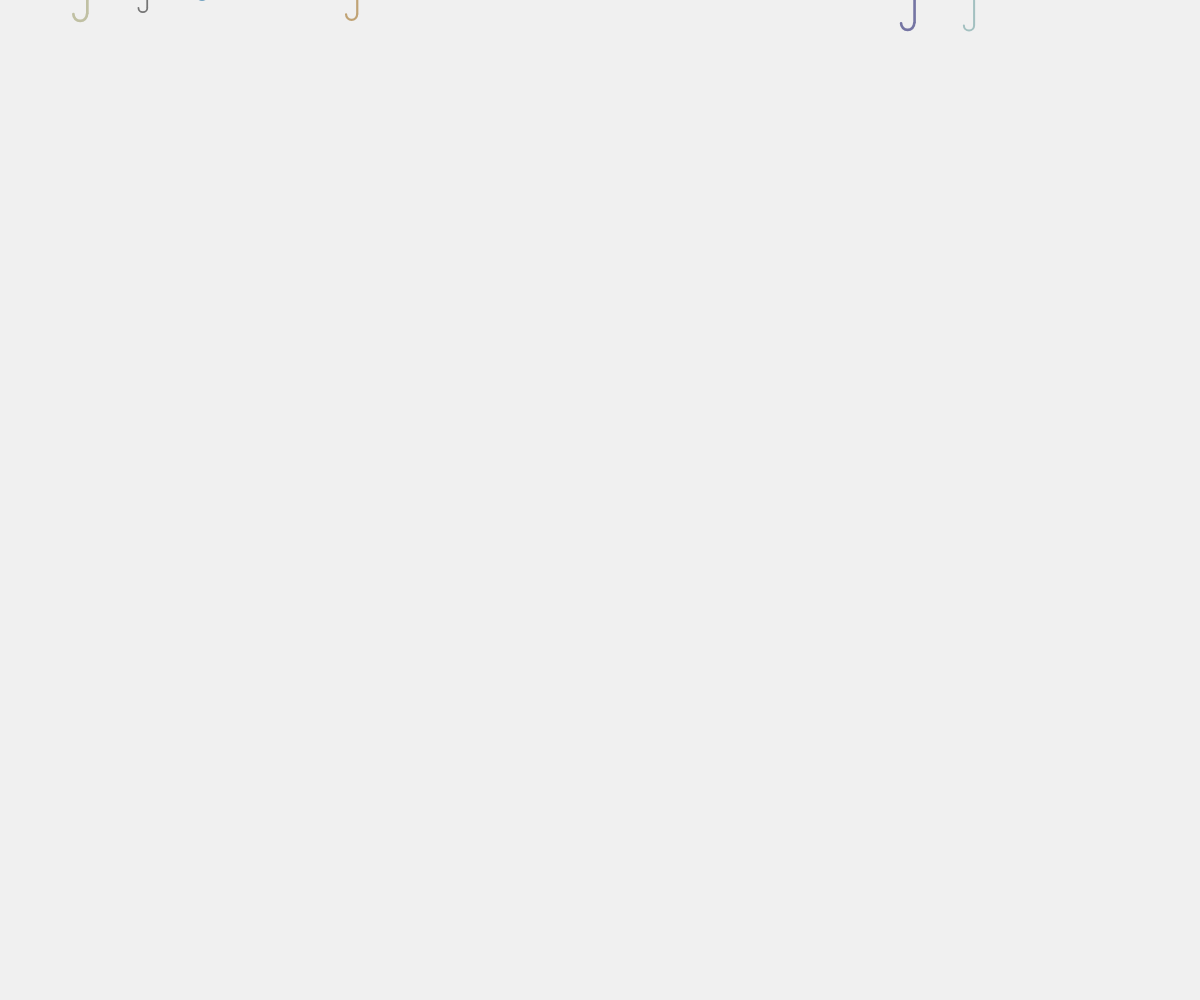
Frame 1 (no input)
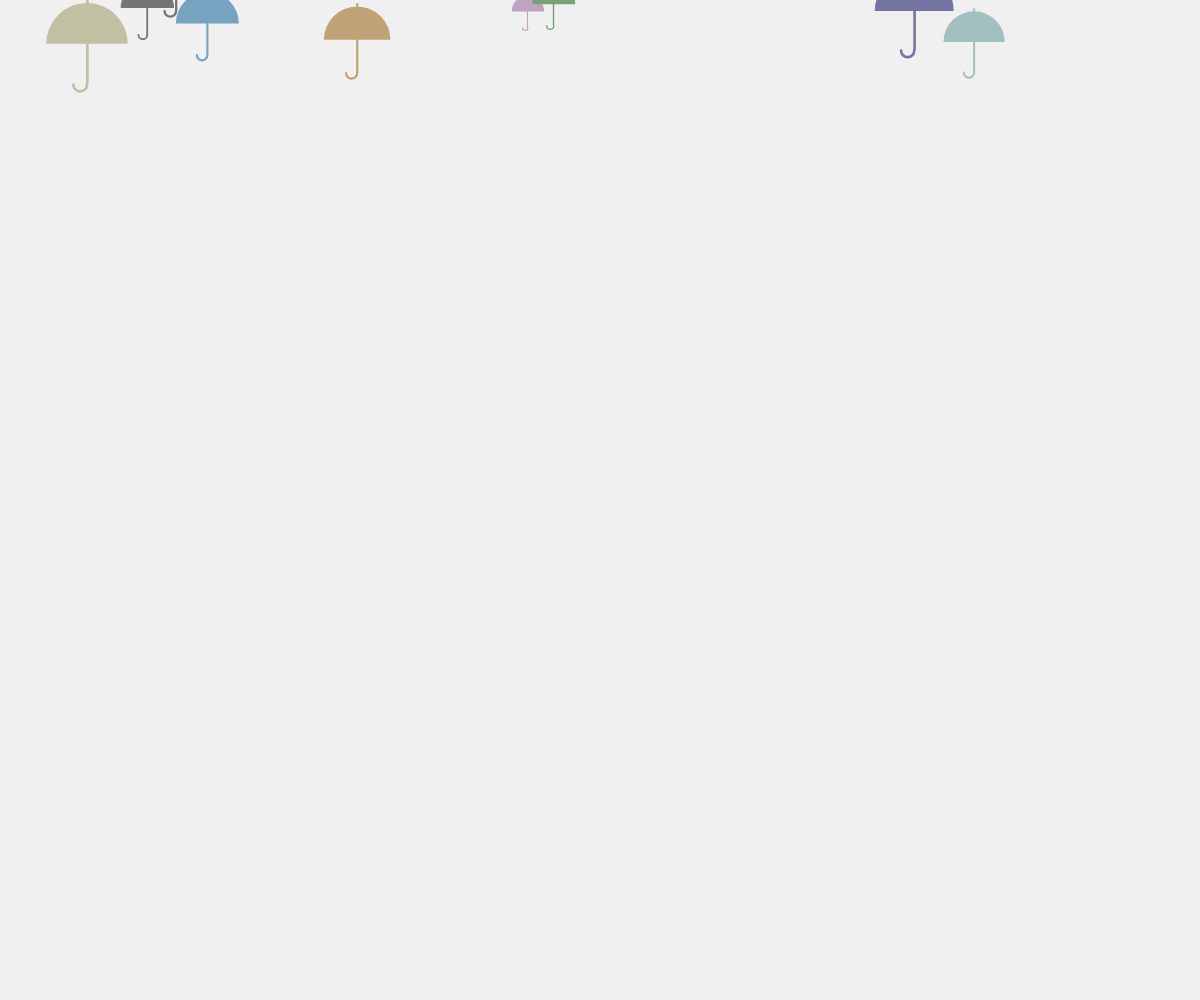
Frame 60 (no input)
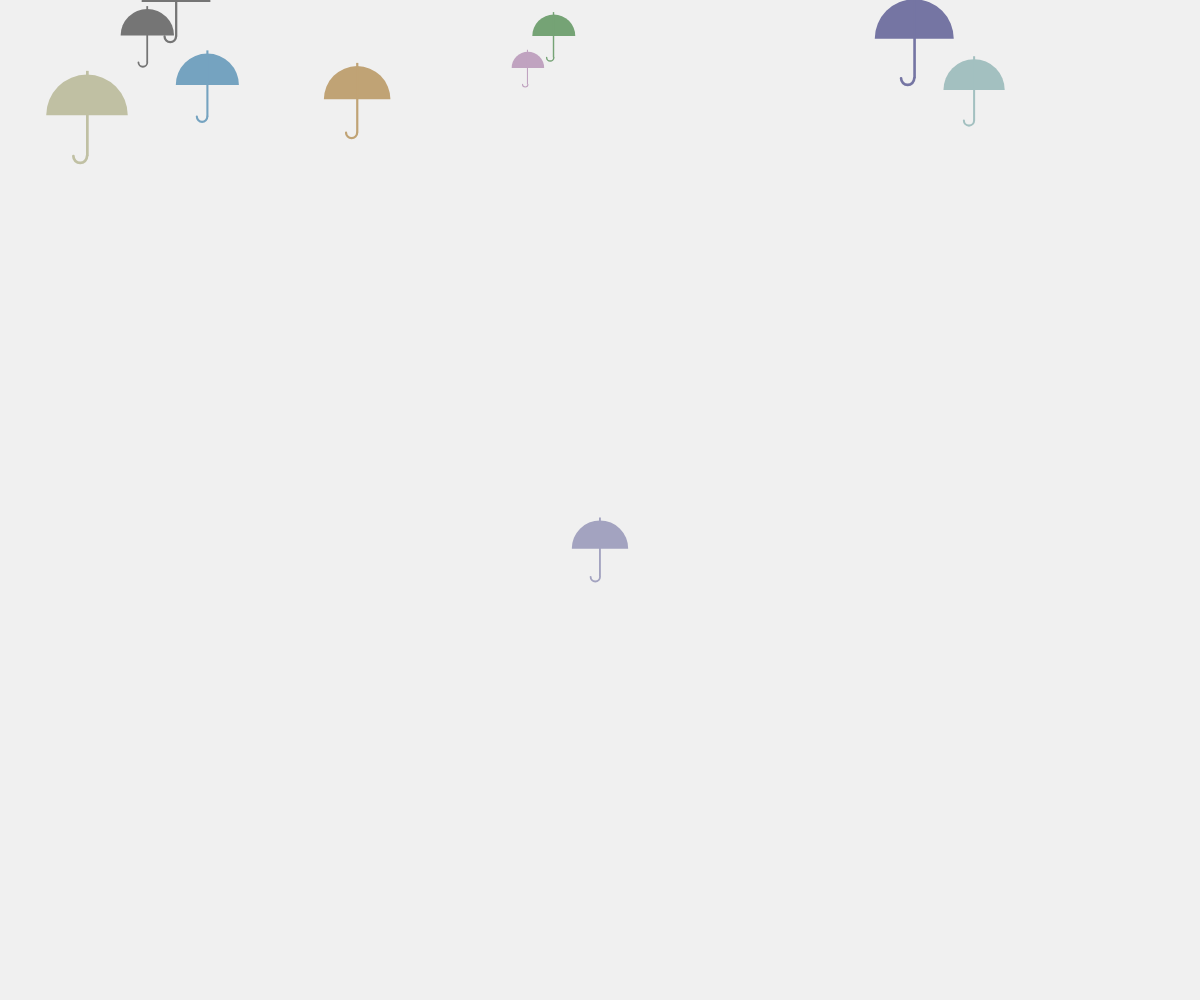
Frame 120 (the mouse pressed at the canvas centre since frame 60)

The p5.js sketch that drew these frames (run headless with seeded random() and noise() and a simulated clock; from frame 60 on, the mouse is pressed at the canvas centre):

// p5.js sketch
// ── sketch.js
var umbrellas = [];

function setup() {
  createCanvas(windowWidth, windowHeight);
  for (var i = 0; i < 10; i++) {
    umbrellas[i] = new Umbrella(random(width), random(-50, 0), random(30, 100));
  }
}

function windowResized() {
  resizeCanvas(windowWidth, windowHeight);
}

function mousePressed() {
  umbrellas.push(new Umbrella(mouseX, mouseY, random(30, 100)));
}

function mouseDragged() {
  for (var i = 0; i < umbrellas.length; i++) {
    umbrellas[i].dragged();
  }
}

function draw() {
  background(240);
  for (var i = umbrellas.length - 1; i > 0; i--) {
    umbrellas[i].display();
    umbrellas[i].move();
    if (umbrellas[i].isFinished()) {
      umbrellas.splice(i, 1);
      umbrellas[i] = new Umbrella(random(width), random(-50, 0), random(width/35, width/15));
    }
  }
}
// ── Umbrella.js
function Umbrella(x, y, d) {
  var c = [163, 192, 117];
  this.x = x;
  this.y = y;
  this.yspeed = random(0.4, 1.3);
  this.r = c[floor(random(c.length))];
  this.g = c[floor(random(c.length))];
  this.b = c[floor(random(c.length))];
  this.d = d;
  this.offset = 1;

  this.display = function() {
    noStroke();
    fill(this.r, this.g, this.b);
    arc(this.x, this.y, this.d, this.d, PI, TWO_PI);
    rect(this.x - this.offset, this.y - this.d / 2 - this.d / 30 - this.offset, this.d / 30, this.d + this.d / 30 + this.offset);
    noFill();
    stroke(this.r, this.g, this.b);
    strokeWeight(this.d / 30);
    arc(this.x - this.d / 12, this.y + this.d / 2, this.d / 6, this.d / 6, 0, PI);
  };

  this.isFinished = function() {
    if (this.y > (windowHeight + this.d)) {
      return true;
    } else {
      return false;
    }
  };

  this.dragged = function() {
    var d = dist(mouseX, mouseY, this.x, this.y);
    if (d < this.d / 2) {
      this.x = mouseX;
      this.y = mouseY;
    }
  };

  this.move = function() {
    this.y = this.y + this.yspeed;
  };
}
